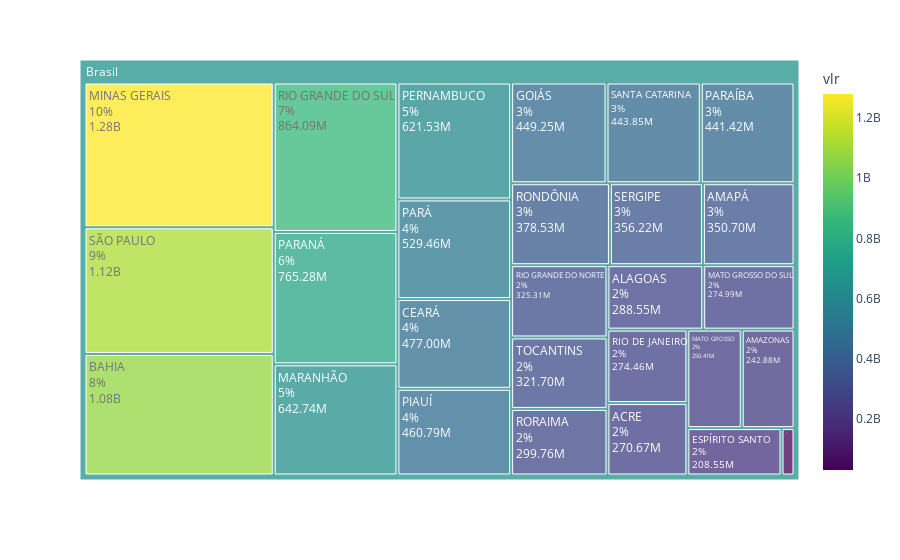

The notebook cell saved with this chart:
### Markdown cell above
Vamos criar um treemap para ver melhor os dados.

### Code cell
# apresentar os valores no formato 1K, 1M, 1B
def f(row):
    if row['vlr'] >= 10**9:
        val = row['vlr']/10**9
        val = '{0:.2f}B'.format(val)
    elif row['vlr'] >= 10**6 and row['vlr'] < 10**9:
        val = row['vlr']/10**6
        val = '{0:.2f}M'.format(val)
    elif row['vlr'] >= 10**3 and row['vlr'] < 10**6:
        val = row['vlr']/10**3
        val = '{0:.2f}K'.format(val)
    else:
        val = '{0:.2f}'.format(row['vlr'])
    return val

emendas_estaduais['vlr_prty'] = emendas_estaduais.apply(f, axis=1)

# treemap com os valores por estado
fig1 = px.treemap(emendas_estaduais, path=[px.Constant("Brasil"), "Estado"], values="vlr", color="vlr", color_continuous_scale='viridis')
fig1.update_traces(
text=emendas_estaduais['vlr_prty'],
textinfo="label+text+percent root", root_color="lightgrey", selector=dict(type='treemap')
, name="asdasdasd", opacity=0.75
)
fig1.show()

### Figure 1 — Plotly figure (JSON) as saved in the notebook; plotly's stock layout.template omitted (floating-point values rounded to 4 significant figures)
{"data": [{"branchvalues": "total", "customdata": [[270700000.0], [288500000.0], [350700000.0], [242900000.0], [1075000000.0], [477000000.0], [28720000.0], [208500000.0], [449300000.0], [642700000.0], [250400000.0], [275000000.0], [1280000000.0], [765300000.0], [441400000.0], [529500000.0], [621500000.0], [460800000.0], [274500000.0], [325300000.0], [864100000.0], [378500000.0], [299800000.0], [443800000.0], [356200000.0], [1121000000.0], [321700000.0], [664200000.0]], "domain": {"x": [0, 1], "y": [0, 1]}, "hovertemplate": "labels=%{label}<br>vlr_sum=%{value}<br>parent=%{parent}<br>id=%{id}<br>vlr=%{color}<extra></extra>", "ids": ["Brasil/ACRE", "Brasil/ALAGOAS", "Brasil/AMAPÁ", "Brasil/AMAZONAS", "Brasil/BAHIA", "Brasil/CEARÁ", "Brasil/DISTRITO FEDERAL", "Brasil/ESPÍRITO SANTO", "Brasil/GOIÁS", "Brasil/MARANHÃO", "Brasil/MATO GROSSO", "Brasil/MATO GROSSO DO SUL", "Brasil/MINAS GERAIS", "Brasil/PARANÁ", "Brasil/PARAÍBA", "Brasil/PARÁ", "Brasil/PERNAMBUCO", "Brasil/PIAUÍ", "Brasil/RIO DE JANEIRO", "Brasil/RIO GRANDE DO NORTE", "Brasil/RIO GRANDE DO SUL", "Brasil/RONDÔNIA", "Brasil/RORAIMA", "Brasil/SANTA CATARINA", "Brasil/SERGIPE", "Brasil/SÃO PAULO", "Brasil/TOCANTINS", "Brasil"], "labels": ["ACRE", "ALAGOAS", "AMAPÁ", "AMAZONAS", "BAHIA", "CEARÁ", "DISTRITO FEDERAL", "ESPÍRITO SANTO", "GOIÁS", "MARANHÃO", "MATO GROSSO", "MATO GROSSO DO SUL", "MINAS GERAIS", "PARANÁ", "PARAÍBA", "PARÁ", "PERNAMBUCO", "PIAUÍ", "RIO DE JANEIRO", "RIO GRANDE DO NORTE", "RIO GRANDE DO SUL", "RONDÔNIA", "RORAIMA", "SANTA CATARINA", "SERGIPE", "SÃO PAULO", "TOCANTINS", "Brasil"], "marker": {"coloraxis": "coloraxis", "colors": [270700000.0, 288500000.0, 350700000.0, 242900000.0, 1075000000.0, 477000000.0, 28720000.0, 208500000.0, 449300000.0, 642700000.0, 250400000.0, 275000000.0, 1280000000.0, 765300000.0, 441400000.0, 529500000.0, 621500000.0, 460800000.0, 274500000.0, 325300000.0, 864100000.0, 378500000.0, 299800000.0, 443800000.0, 356200000.0, 1121000000.0, 321700000.0, 664200000.0]}, "name": "asdasdasd", "opacity": 0.75, "parents": ["Brasil", "Brasil", "Brasil", "Brasil", "Brasil", "Brasil", "Brasil", "Brasil", "Brasil", "Brasil", "Brasil", "Brasil", "Brasil", "Brasil", "Brasil", "Brasil", "Brasil", "Brasil", "Brasil", "Brasil", "Brasil", "Brasil", "Brasil", "Brasil", "Brasil", "Brasil", "Brasil", ""], "root": {"color": "lightgrey"}, "text": ["270.67M", "288.55M", "350.70M", "242.88M", "1.08B", "477.00M", "28.72M", "208.55M", "449.25M", "642.74M", "250.41M", "274.99M", "1.28B", "765.28M", "441.42M", "529.46M", "621.53M", "460.79M", "274.46M", "325.31M", "864.09M", "378.53M", "299.76M", "443.85M", "356.22M", "1.12B", "321.70M"], "textinfo": "label+text+percent root", "type": "treemap", "values": [270700000.0, 288500000.0, 350700000.0, 242900000.0, 1075000000.0, 477000000.0, 28720000.0, 208500000.0, 449300000.0, 642700000.0, 250400000.0, 275000000.0, 1280000000.0, 765300000.0, 441400000.0, 529500000.0, 621500000.0, 460800000.0, 274500000.0, 325300000.0, 864100000.0, 378500000.0, 299800000.0, 443800000.0, 356200000.0, 1121000000.0, 321700000.0, 13040000000.0]}], "layout": {"coloraxis": {"colorbar": {"title": {"text": "vlr"}}, "colorscale": [[0, "#440154"], [0.1111, "#482878"], [0.2222, "#3e4989"], [0.3333, "#31688e"], [0.4444, "#26828e"], [0.5556, "#1f9e89"], [0.6667, "#35b779"], [0.7778, "#6ece58"], [0.8889, "#b5de2b"], [1, "#fde725"]]}, "legend": {"tracegroupgap": 0}, "margin": {"t": 60}}}
